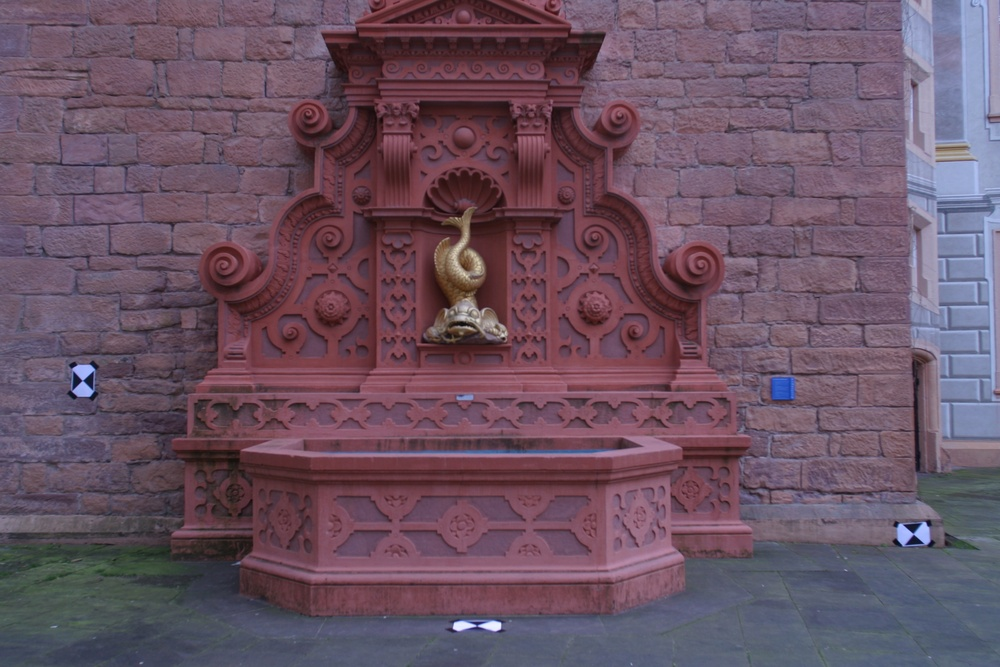
#> input picture chapter3-epipolar-geometry/0005.jpg, 1000 x 667 px, shrunk from 3072 x 2048 before the run
$ python ex02-ratio-test.py
#> lines starting #> are read from the running program, lines starting #| are printed output that depends on the picture; long printed decimals are rounded
import os
import cv2

# Work relative to this script, so the terminal's folder does not matter
script_dir = os.path.dirname(os.path.abspath(__file__))

# Load both images in grayscale
img1 = cv2.imread(os.path.join(script_dir, "0005.jpg"), cv2.IMREAD_GRAYSCALE)
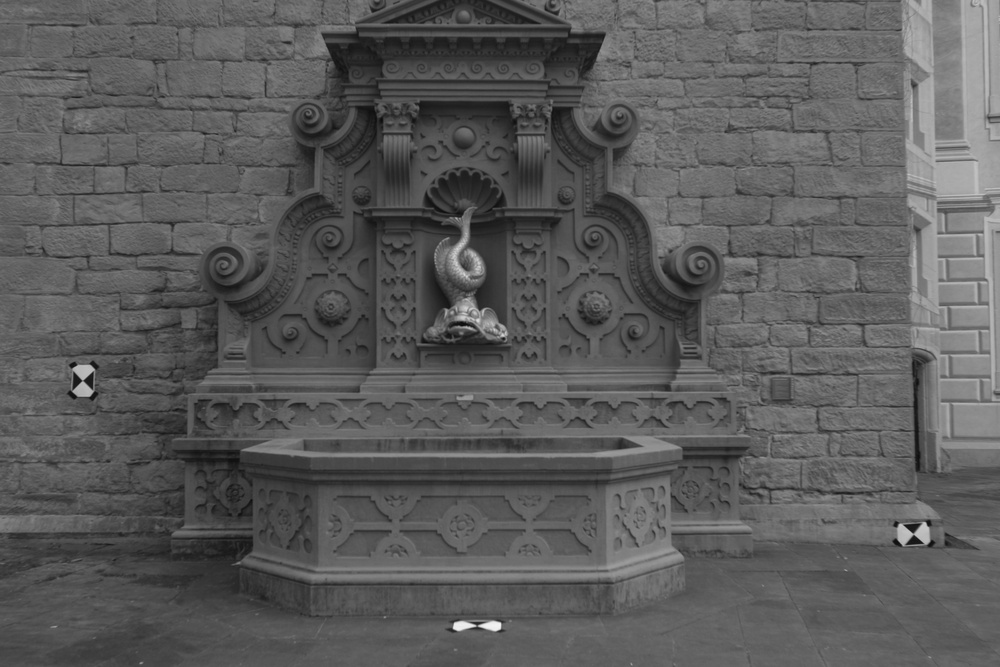
#> img1: shape (667, 1000); min 12, max 244, mean 91
img2 = cv2.imread(os.path.join(script_dir, "0006.jpg"), cv2.IMREAD_GRAYSCALE)
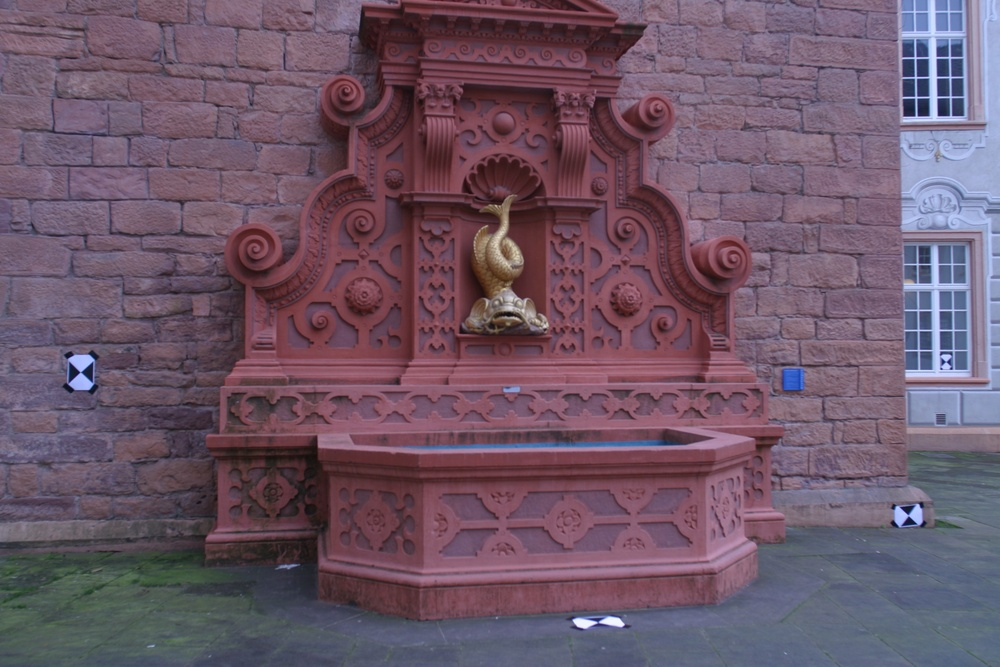
#> input picture chapter3-epipolar-geometry/0006.jpg, 1000 x 667 px, shrunk from 3072 x 2048 before the run
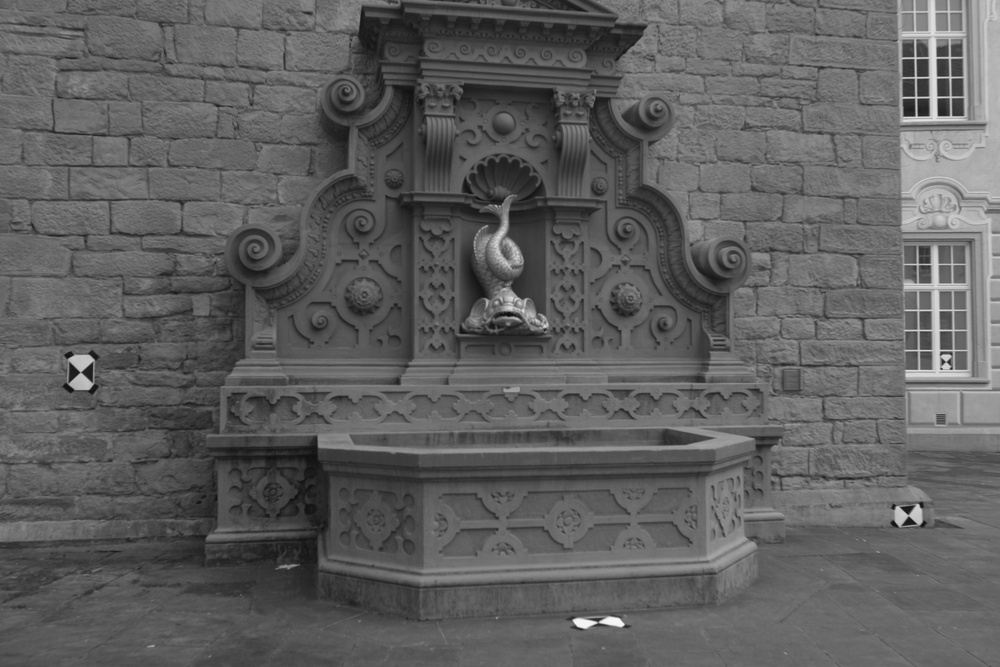
#> img2: shape (667, 1000); min 9, max 249, mean 95

# Stop early with a clear message if a file was not loaded
if img1 is None or img2 is None:
    raise FileNotFoundError("Could not read 0005.jpg or 0006.jpg")

# Detect keypoints and compute descriptors in both images
sift = cv2.SIFT_create()
kp1, des1 = sift.detectAndCompute(img1, None)
#> kp1 = 2966 keypoints; strongest (x, y, size): (494, 626, 8.1), (460, 626, 7.9), (914, 540, 5.8), (473, 626, 2.4)
kp2, des2 = sift.detectAndCompute(img2, None)
#> kp2 = 3315 keypoints; strongest (x, y, size): (583, 623, 8.5), (909, 521, 5.2), (942, 111, 7.1), (594, 623, 2.5)

# Brute-force matcher with L2 distance (suitable for SIFT descriptors)
bf = cv2.BFMatcher(cv2.NORM_L2)

# For each descriptor in image 1, find its 2 nearest neighbors in image 2
knn_matches = bf.knnMatch(des1, des2, k=2)
#> knn_matches = 2966 matches

# Ratio test: keep a match only if the best candidate is clearly better than the second
good_matches = [m for m, n in knn_matches if m.distance < 0.75 * n.distance]
#> good_matches = 1346 matches

print("keypoints in image 1:", len(kp1))
#| keypoints in image 1: 2966
print("keypoints in image 2:", len(kp2))
#| keypoints in image 2: 3315
print("good matches after ratio test:", len(good_matches))
#| good matches after ratio test: 1346

import numpy as np

# For a sideways camera move, the vertical (v) difference of a correct match should be near 0
dv = [abs(kp1[m.queryIdx].pt[1] - kp2[m.trainIdx].pt[1]) for m in good_matches]
#> dv = 1346 values, max 287.7 at index 880, min 0.0164 at index 976, mean 12.76

print("median |dv|:", np.median(dv))
#| median |dv|: 8.923
print("matches with |dv| < 2 px:", sum(d < 2 for d in dv))
#| matches with |dv| < 2 px: 133

# Draw the first 50 good matches side by side, to inspect them visually
img1_color = cv2.imread(os.path.join(script_dir, "0005.jpg"))
#> img1_color is the input picture: shape (667, 1000, 3); mean B, G, R 98.2, 82.3, 105.5
img2_color = cv2.imread(os.path.join(script_dir, "0006.jpg"))
#> img2_color is the input picture: shape (667, 1000, 3); mean B, G, R 102.9, 86.5, 108.5
vis = cv2.drawMatches(img1_color, kp1, img2_color, kp2, good_matches[:50], None,
                      flags=cv2.DrawMatchesFlags_NOT_DRAW_SINGLE_POINTS)
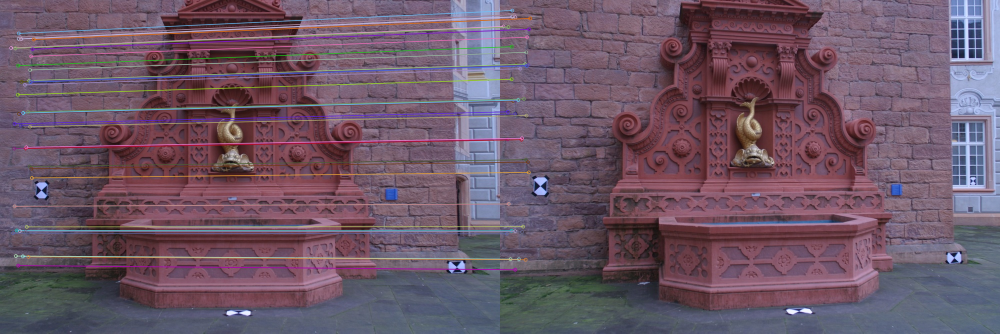
#> vis: shape (667, 2000, 3) (shown at 1/2 size); mean B, G, R 102.4, 86.3, 108.6
cv2.imwrite(os.path.join(script_dir, "matches_sift.jpg"), vis)
